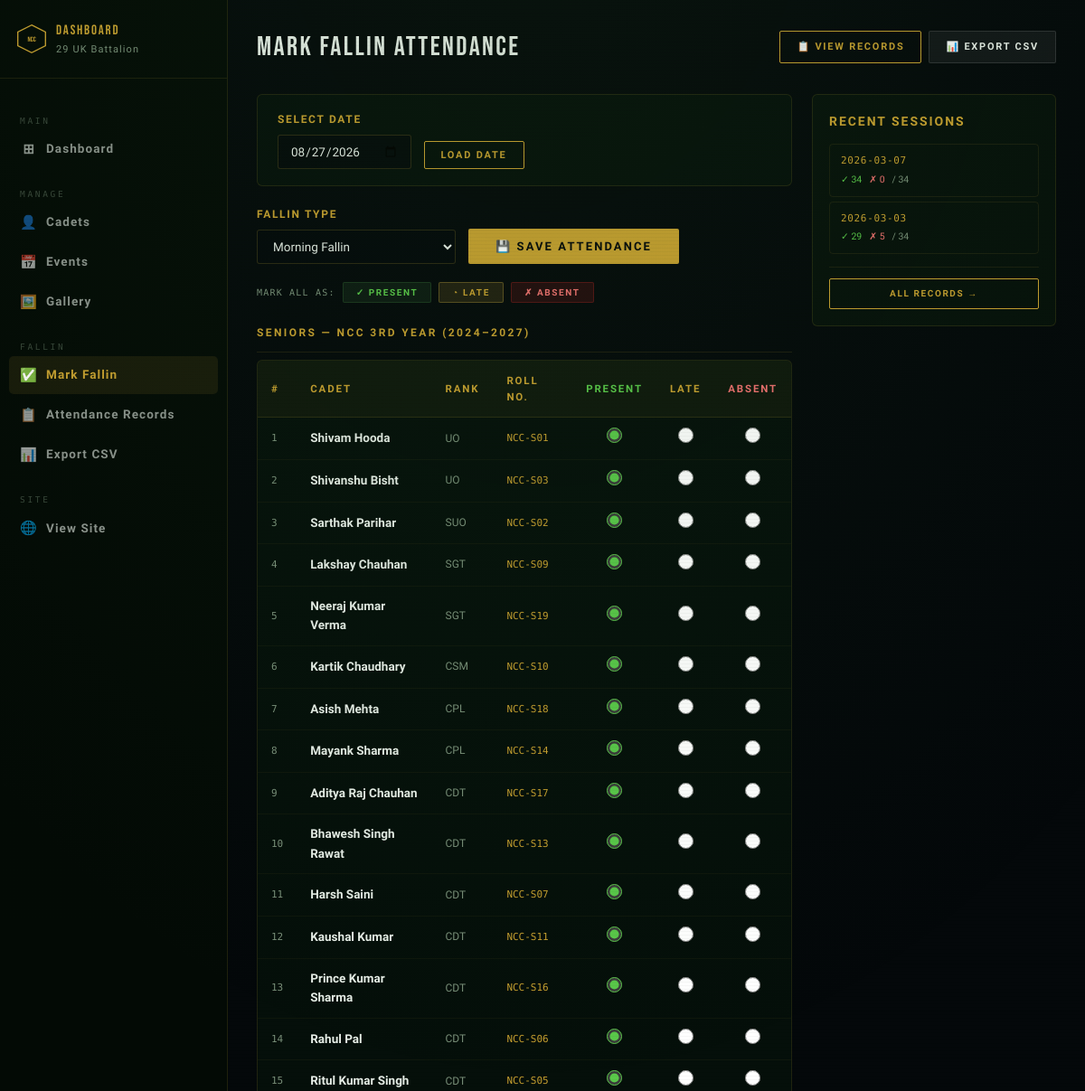
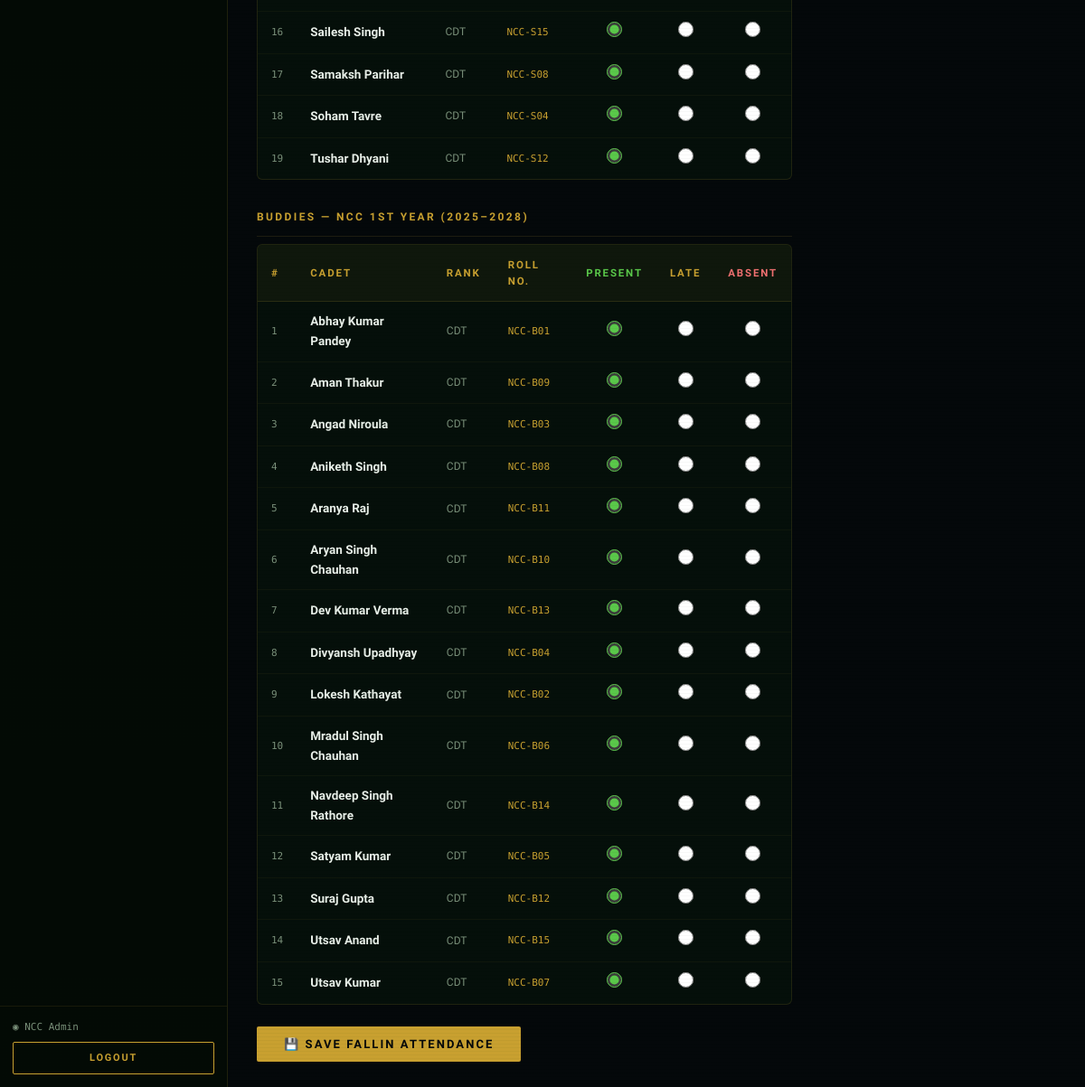
Screenshot of /command-center/attendance (signed in) with the database file from the repository (2 pictures, top to bottom).
### tables this page shows
CREATE TABLE cadets (
    id              INTEGER PRIMARY KEY AUTOINCREMENT,
    name            TEXT    NOT NULL,
    rank            TEXT    NOT NULL DEFAULT 'Cadet',
    roll_number     TEXT    UNIQUE,
    batch           TEXT    NOT NULL,
    branch          TEXT,
    chest_number    TEXT,
    photo           TEXT,
    bio             TEXT,
    is_rank_holder  INTEGER DEFAULT 0,
    rank_position   TEXT,
    active          INTEGER DEFAULT 1,
    created_at      TEXT    DEFAULT (datetime('now'))
, ncc_year TEXT DEFAULT '', category TEXT DEFAULT 'Senior');

### app.py (the view)
@app.route('/command-center/attendance')
@admin_required
def admin_attendance():
    date_str   = request.args.get('date', datetime.now().strftime('%Y-%m-%d'))
    cadets_all = query("SELECT * FROM cadets WHERE active=1 ORDER BY category, rank DESC, name")
    existing   = {r['cadet_id']:r for r in
                  query("SELECT * FROM attendance WHERE date=?",[date_str])}
    history    = query("""
        SELECT date, COUNT(*) total,
               SUM(CASE WHEN status='present' THEN 1 ELSE 0 END) p,
               SUM(CASE WHEN status='absent'  THEN 1 ELSE 0 END) a
        FROM attendance GROUP BY date ORDER BY date DESC LIMIT 15
    """)
    return render_template('admin/attendance.html',
        cadets=cadets_all, date=date_str, existing=existing, history=history)

### app.py (called while the page is built)
def get_db():
    if 'db' not in g:
        g.db = sqlite3.connect(DB_PATH)
        g.db.row_factory = sqlite3.Row
        g.db.execute("PRAGMA foreign_keys = ON")
    return g.db

def query(sql, args=(), one=False):
    cur = get_db().execute(sql, args)
    rv  = cur.fetchall()
    return (rv[0] if rv else None) if one else rv

def admin_required(f):
    @wraps(f)
    def dec(*a, **kw):
        if not session.get('admin_id'):
            return redirect(url_for('admin_login'))
        return f(*a, **kw)
    return dec

### templates/admin/attendance.html (shortened to what this page needs)
{% extends 'admin/base.html' %}
{% block content %}
<div class="adm-topbar">
  <div class="adm-pg-title">Mark Fallin Attendance</div>
  <div style="display:flex;gap:8px">
    <a href="{{ url_for('admin_att_records') }}" class="btn btn-outline btn-sm">📋 View Records</a>
    <a href="{{ url_for('admin_export') }}" class="btn btn-ghost btn-sm">📊 Export CSV</a>
  </div>
</div>
<div style="display:grid;grid-template-columns:1fr 270px;gap:22px;align-items:start">
  <div>
    <div style="display:flex;gap:14px;align-items:flex-end;margin-bottom:22px;flex-wrap:wrap;background:rgba(8,20,10,.6);border:1px solid rgba(200,168,60,.14);border-radius:6px;padding:18px 22px">
      <div class="fld" style="margin:0">
        <label>Select Date</label>
        <input type="date" id="datePick" value="{{ date }}"
          style="background:rgba(4,8,10,.8);border:1px solid rgba(200,168,60,.2);border-radius:3px;padding:9px 13px;color:var(--white);font-family:var(--f-body);font-size:13.5px;outline:none">
      </div>
      <button onclick="changeDt()" class="btn btn-outline btn-sm">Load Date</button>
    </div>
    <form method="POST" action="{{ url_for('admin_mark_attendance') }}">
      <div style="display:flex;gap:14px;align-items:flex-end;margin-bottom:20px;flex-wrap:wrap">
        <div class="fld" style="margin:0">
          <label>Fallin Type</label>
          <select name="fallin_type" style="background:rgba(4,8,10,.8);border:1px solid rgba(200,168,60,.2);border-radius:3px;padding:9px 13px;color:var(--white);font-family:var(--f-body);font-size:13.5px;outline:none;width:220px">
            <option value="Morning Fallin">Morning Fallin</option>
          </select>
        </div>
        <button type="submit" class="btn btn-gold">💾 Save Attendance</button>
      </div>
      <div style="display:flex;gap:8px;margin-bottom:16px;align-items:center">
        <span style="font-family:var(--f-mono);font-size:10px;color:var(--muted);letter-spacing:.12em">MARK ALL AS:</span>
        <button type="button" onclick="markAll('present')" class="btn btn-sm" style="background:rgba(50,100,50,.2);border:1px solid rgba(50,100,50,.4);color:#5ac84a;font-size:10px;padding:5px 14px">✓ Present</button>
        <button type="button" onclick="markAll('late')"    class="btn btn-sm" style="background:rgba(200,168,60,.15);border:1px solid rgba(200,168,60,.35);color:var(--gold);font-size:10px;padding:5px 14px">◔ Late</button>
        <button type="button" onclick="markAll('absent')"  class="btn btn-sm" style="background:rgba(160,30,30,.2);border:1px solid rgba(160,30,30,.4);color:#f07070;font-size:10px;padding:5px 14px">✗ Absent</button>
      </div>
      {% set seniors = cadets|selectattr('category','equalto','Senior')|list %}
      {% set buddies = cadets|selectattr('category','equalto','Buddy')|list %}
      {% for group_name, group_cadets in [('Seniors — NCC 3rd Year (2024–2027)', seniors), ('Buddies — NCC 1st Year (2025–2028)', buddies)] %}
      {% if group_cadets %}
      <div style="margin-bottom:24px">
        <div style="font-family:'Rajdhani',sans-serif;font-size:12px;font-weight:700;letter-spacing:.2em;text-transform:uppercase;color:var(--gold);padding:8px 0 10px;border-bottom:1px solid rgba(200,168,60,.12);margin-bottom:8px">
          {{ group_name }}
        </div>
        <div class="adm-tw">
          <table class="adm-table">
            <thead>
              <tr>
                <th>#</th><th>Cadet</th><th>Rank</th><th>Roll No.</th>
                <th style="text-align:center;color:#5ac84a">Present</th>
                <th style="text-align:center;color:var(--gold)">Late</th>
                <th style="text-align:center;color:#f07070">Absent</th>
              </tr>
            </thead>
            <tbody>
              {% for c in group_cadets %}
              {% set att = existing.get(c['id']) %}
              <tr>
                <td style="font-family:var(--f-mono);font-size:11px;color:var(--muted)">{{ loop.index }}</td>
                <td style="font-weight:600">{{ c['name'] }}</td>
                <td style="font-size:12px;color:var(--muted)">{{ c['rank'] }}</td>
                <td style="font-family:var(--f-mono);font-size:11px;color:var(--gold)">{{ c['roll_number'] or '—' }}</td>
                <td style="text-align:center">
                  <input type="radio" name="status_{{ c['id'] }}" value="present"
                    {% if not att or att['status']=='present' %}checked{% endif %}
                    style="accent-color:#5ac84a;width:17px;height:17px;cursor:pointer">
                </td>
                <td style="text-align:center">
                  <input type="radio" name="status_{{ c['id'] }}" value="late"
                    style="accent-color:var(--gold);width:17px;height:17px;cursor:pointer">
                </td>
                <td style="text-align:center">
                  <input type="radio" name="status_{{ c['id'] }}" value="absent"
                    style="accent-color:#f07070;width:17px;height:17px;cursor:pointer">
                </td>
              </tr>
              {% endfor %}
            </tbody>
          </table>
        </div>
      </div>
      {% endif %}
      {% endfor %}
      <div style="margin-top:16px"><button type="submit" class="btn btn-gold">💾 Save Fallin Attendance</button></div>
    </form>
  </div>
  <div>
    <div style="background:rgba(8,20,10,.7);border:1px solid rgba(200,168,60,.14);border-radius:6px;padding:18px">
      <div style="font-family:'Rajdhani',sans-serif;font-size:14px;font-weight:700;color:var(--gold);letter-spacing:.14em;text-transform:uppercase;margin-bottom:14px">Recent Sessions</div>
      {% if history %}
      <div style="display:flex;flex-direction:column;gap:5px">
        {% for h in history %}
        <a href="{{ url_for('admin_attendance', date=h['date']) }}"
          style="display:block;padding:9px 12px;border-radius:4px;border:1px solid {% if h['date']==date %}rgba(200,168,60,.4){% else %}rgba(200,168,60,.1){% endif %};background:{% if h['date']==date %}rgba(200,168,60,.08){% else %}transparent{% endif %};transition:all .2s;text-decoration:none">
          <div style="font-family:'Share Tech Mono',monospace;font-size:11px;color:var(--gold);letter-spacing:.06em">{{ h['date'] }}</div>
          <div style="margin-top:4px;display:flex;gap:8px;font-size:10.5px">
            <span style="color:#5ac84a">✓ {{ h['p'] }}</span>
            <span style="color:#f07070">✗ {{ h['a'] }}</span>
            <span style="color:var(--muted)">/ {{ h['total'] }}</span>
          </div>
        </a>
        {% endfor %}
      </div>
      {% else %}
      <p style="font-size:12px;color:var(--muted)">No sessions yet.</p>
      {% endif %}
      <div style="margin-top:14px;border-top:1px solid rgba(200,168,60,.1);padding-top:12px">
        <a href="{{ url_for('admin_att_records') }}" class="btn btn-outline btn-sm" style="width:100%;justify-content:center;font-size:10px">All Records →</a>
      </div>
    </div>
  </div>
</div>
{% endblock %}

### static/css/main.css (style rules this page uses)
:root { --black: #04080a; --deep: #060f0a; --surface: #0b1a10; --surface2: #0f2215; --border: rgba(180,150,50,0.18); --border-hi: rgba(200,168,60,0.55); --gold: #c8a030; --gold-lt: #e8c84a; --gold-dim: #7a6020; --green: #1e4a22; --green-mid: #2a6630; --green-hi: #3d8f45; --white: #e8efe8; --muted: #7a907a; --danger: #b02020; --nav-h: 68px; --glass: rgba(8,20,10,0.72); --glass2: rgba(12,28,15,0.88); --f-display: 'Bebas Neue', sans-serif; --f-ui: 'Rajdhani', sans-serif; --f-body: 'Exo 2', sans-serif; --f-mono: 'Share Tech Mono', monospace; }
*,*::before,*::after { box-sizing:border-box;margin:0;padding:0 }
html { scroll-behavior:smooth }
body { font-family:var(--f-body); background:var(--black); color:var(--white); min-height:100vh; overflow-x:hidden; line-height:1.6; }
a { text-decoration:none;color:inherit }
button,input,select,textarea { font-family:inherit }
body::before { content:'';position:fixed;inset:0;z-index:9999;pointer-events:none; background:repeating-linear-gradient(0deg,transparent,transparent 3px, rgba(0,12,0,.03) 3px,rgba(0,12,0,.03) 4px); }
body::after { content:'';position:fixed;inset:0;z-index:9998;pointer-events:none; background:radial-gradient(ellipse 80% 60% at 50% -10%,rgba(40,90,40,.15),transparent); }
.btn { font-family:var(--f-ui);font-size:13px;font-weight:700;letter-spacing:.16em;text-transform:uppercase;padding:12px 30px;border-radius:2px;cursor:pointer;transition:all .22s;display:inline-flex;align-items:center;gap:8px;border:none }
.btn-gold { background:var(--gold);color:#05090a }
.btn-outline { background:transparent;border:1px solid var(--gold);color:var(--gold) }
.btn-ghost { background:rgba(255,255,255,.06);border:1px solid rgba(255,255,255,.12);color:var(--white) }
.btn-sm { font-size:11px;padding:8px 18px }

### static/css/admin.css (style rules this page uses)
.adm-topbar { display:flex;align-items:center;justify-content:space-between; margin-bottom:28px; }
.adm-pg-title { font-family:'Bebas Neue',sans-serif;font-size:30px; letter-spacing:.08em;color:var(--white); }
.adm-tw { background:rgba(8,20,10,.6);border:1px solid rgba(200,168,60,.14); border-radius:6px;overflow:hidden; }
.adm-table { width:100%;border-collapse:collapse }
.adm-table th { font-family:'Rajdhani',sans-serif;font-size:11.5px;font-weight:700; letter-spacing:.16em;text-transform:uppercase;color:var(--gold); padding:13px 15px;background:rgba(200,168,60,.05); border-bottom:1px solid rgba(200,168,60,.14);text-align:left; }
.adm-table td { padding:11px 15px;border-bottom:1px solid rgba(200,168,60,.05); font-size:13.5px;color:var(--white); }
.adm-table tr:last-child td { border-bottom:none }
.fld { margin-bottom:18px }
.fld label { display:block; font-family:'Rajdhani',sans-serif;font-size:12px;font-weight:700; letter-spacing:.14em;text-transform:uppercase;color:var(--gold);margin-bottom:7px; }
.fld input,.fld select,.fld textarea { width:100%;background:rgba(4,8,10,.8); border:1px solid rgba(200,168,60,.2);border-radius:3px; padding:9px 13px;font-family:'Exo 2',sans-serif;font-size:13.5px; color:var(--white);outline:none;transition:border-color .2s; }
.fld select option { background:#04080a }

### rows the page displays
cadets: name "Shivam Hooda", rank "UO", roll_number "NCC-S01"
cadets: name "Shivanshu Bisht", rank "UO", roll_number "NCC-S03"
cadets: name "Sarthak Parihar", rank "SUO", roll_number "NCC-S02"
cadets: name "Lakshay Chauhan", rank "SGT", roll_number "NCC-S09"
cadets: name "Neeraj Kumar Verma", rank "SGT", roll_number "NCC-S19"
cadets: name "Kartik Chaudhary", rank "CSM", roll_number "NCC-S10"
cadets: name "Asish Mehta", rank "CPL", roll_number "NCC-S18"
cadets: name "Mayank Sharma", rank "CPL", roll_number "NCC-S14"
cadets: name "Aditya Raj Chauhan", rank "CDT", roll_number "NCC-S17"
cadets: name "Bhawesh Singh Rawat", rank "CDT", roll_number "NCC-S13"
cadets: name "Harsh Saini", rank "CDT", roll_number "NCC-S07"
cadets: name "Kaushal Kumar", rank "CDT", roll_number "NCC-S11"
cadets: name "Prince Kumar Sharma", rank "CDT", roll_number "NCC-S16"
cadets: name "Rahul Pal", rank "CDT", roll_number "NCC-S06"
cadets: name "Ritul Kumar Singh", rank "CDT", roll_number "NCC-S05"
cadets: name "Sailesh Singh", rank "CDT", roll_number "NCC-S15"
cadets: name "Samaksh Parihar", rank "CDT", roll_number "NCC-S08"
cadets: name "Soham Tavre", rank "CDT", roll_number "NCC-S04"
cadets: name "Tushar Dhyani", rank "CDT", roll_number "NCC-S12"
cadets: name "Abhay Kumar Pandey", rank "CDT", roll_number "NCC-B01", category "Buddy" (drawn)
cadets: name "Aman Thakur", rank "CDT", roll_number "NCC-B09"
cadets: name "Angad Niroula", rank "CDT", roll_number "NCC-B03"
cadets: name "Aniketh Singh", rank "CDT", roll_number "NCC-B08"
cadets: name "Aranya Raj", rank "CDT", roll_number "NCC-B11"
cadets: name "Aryan Singh Chauhan", rank "CDT", roll_number "NCC-B10"
cadets: name "Dev Kumar Verma", rank "CDT", roll_number "NCC-B13"
cadets: name "Divyansh Upadhyay", rank "CDT", roll_number "NCC-B04"
cadets: name "Lokesh Kathayat", rank "CDT", roll_number "NCC-B02"
cadets: name "Mradul Singh Chauhan", rank "CDT", roll_number "NCC-B06"
cadets: name "Navdeep Singh Rathore", rank "CDT", roll_number "NCC-B14"
cadets: name "Satyam Kumar", rank "CDT", roll_number "NCC-B05"
cadets: name "Suraj Gupta", rank "CDT", roll_number "NCC-B12"
cadets: name "Utsav Anand", rank "CDT", roll_number "NCC-B15"
cadets: name "Utsav Kumar", rank "CDT", roll_number "NCC-B07", date "2026-03-07", p "34", a "0", total "34"

### other values shown
{{ session.get('admin_name','Admin') }} "NCC Admin"
{{ group_name }} "SENIORS — NCC 3RD YEAR (2024–2027)" "BUDDIES — NCC 1ST YEAR (2025–2028)"
{{ h['date'] }} "2026-03-03"
{{ h['p'] }} "29"
{{ h['a'] }} "5"
{{ h['total'] }} "34"
